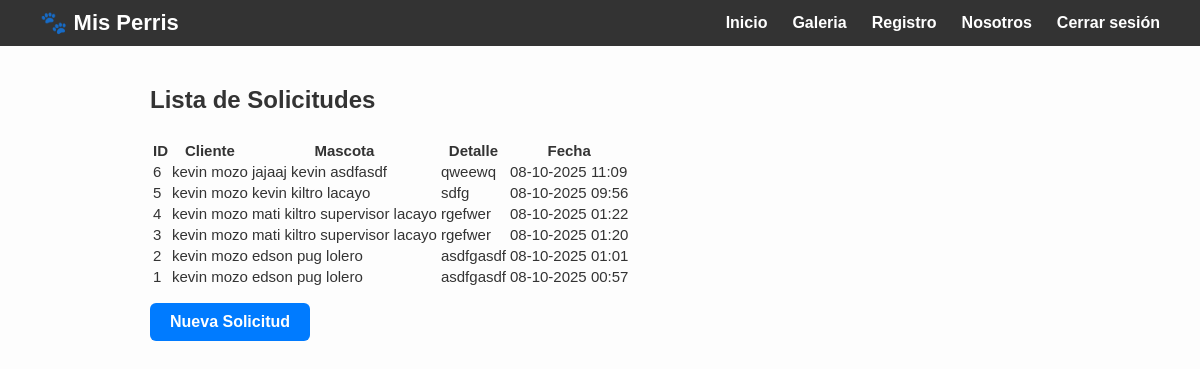
Page /solicitudes/ (signed in) on the committed database.
### mascotas/models.py (models this page shows, shortened)
class Solicitud(models.Model):
    Id = models.AutoField(primary_key=True)
    Run_Cliente = models.ForeignKey(Cliente, on_delete=models.CASCADE)
    Nombre_Mascota = models.ForeignKey(Mascotas, on_delete=models.CASCADE)
    Detalle = models.TextField()
    Fecha = models.DateTimeField(auto_now_add=True)

class Cliente(models.Model):
    Run_Cliente = models.CharField(max_length=10, primary_key=True)
    Nombre_Cliente = models.CharField(max_length=100)
    Apellido = models.CharField(max_length=100)
    Correo = models.TextField()
    Telefono = models.CharField(max_length=12)
    def __str__(self):
        return f"{self.Nombre_Cliente} {self.Apellido}"

class Mascotas(models.Model):
    nombre = models.CharField(max_length=100)
    raza = models.CharField(max_length=100)
    descripcion = models.TextField()
    foto= models.ImageField(upload_to='images/')
    def __str__(self):
        return "{} {} {}".format(self.nombre, self.raza, self.descripcion)
    class Meta():
        db_table = 'mascota'
        verbose_name = 'Mascota'
        verbose_name_plural = 'Mascotas'

### mascotas/views.py (the view)
# urls.py: path('solicitudes/', lista_solicitudes, name='solicitudes'),
def lista_solicitudes(request):
    solicitudes = Solicitud.objects.all().order_by('-Fecha')
    context = {'solicitudes': solicitudes}
    return render(request, 'solicitudes.html', context)

### mascotas/templates/solicitudes.html
{% extends "base.html" %}
{% load static %}
{% block content %}
<div class="container mt-5">
    <h2 class="mb-4 text-center">Lista de Solicitudes</h2>
    {% if solicitudes %}
        <table class="table table-bordered table-striped">
            <thead class="table-dark">
                <tr>
                    <th>ID</th>
                    <th>Cliente</th>
                    <th>Mascota</th>
                    <th>Detalle</th>
                    <th>Fecha</th>
                </tr>
            </thead>
            <tbody>
                {% for s in solicitudes %}
                <tr>
                    <td>{{ s.Id }}</td>
                    <td>{{ s.Run_Cliente }}</td>
                    <td>{{ s.Nombre_Mascota }}</td>
                    <td>{{ s.Detalle }}</td>
                    <td>{{ s.Fecha|date:"d-m-Y H:i" }}</td>
                </tr>
                {% endfor %}
            </tbody>
        </table>
    {% else %}
        <div class="alert alert-warning text-center">No hay solicitudes registradas.</div>
    {% endif %}
    <a href="{% url 'solicitud' %}" class="btn btn-primary mt-3 w-100">Nueva Solicitud</a>
</div>
{% endblock %}

### static/css/style.css (style rules this page uses)
.container { max-width: 900px; margin: 40px auto; }
h2 { font-weight: 600; margin-bottom: 25px; }
.table { font-size: 15px; border-radius: 8px; overflow: hidden; }
.table th, .table td { vertical-align: middle; }
.btn-primary { background-color: #007bff !important; color: #fff !important; border: none !important; padding: 10px 15px; text-align: center; display: inline-block; border-radius: 6px; transition: background-color 0.3s; }
body { margin: 0; font-family: Arial, sans-serif; background: #fff; color: #333; }
.btn { display: inline-block; margin-top: 15px; padding: 10px 20px; border: 2px solid white; color: white; text-decoration: none; font-weight: bold; transition: 0.3s; }
body { font-family: Arial, sans-serif; background-color: #fdfdfd; margin: 0; padding: 0; }

### rows in the picture
Solicitud: Id "6", Run_Cliente "kevin mozo", Nombre_Mascota "jajaaj kevin asdfasdf", Detalle "qweewq", Fecha "08-10-2025 11:09"
Solicitud: Id "5", Run_Cliente "kevin mozo", Nombre_Mascota "kevin kiltro lacayo", Detalle "sdfg", Fecha "08-10-2025 09:56"
Solicitud: Id "4", Run_Cliente "kevin mozo", Nombre_Mascota "mati kiltro supervisor lacayo", Detalle "rgefwer", Fecha "08-10-2025 01:22"
Solicitud: Id "3", Run_Cliente "kevin mozo", Nombre_Mascota "mati kiltro supervisor lacayo", Detalle "rgefwer", Fecha "08-10-2025 01:20"
Solicitud: Id "2", Run_Cliente "kevin mozo", Nombre_Mascota "edson pug lolero", Detalle "asdfgasdf", Fecha "08-10-2025 01:01"
Solicitud: Id "1", Run_Cliente "kevin mozo", Nombre_Mascota "edson pug lolero", Detalle "asdfgasdf", Fecha "08-10-2025 00:57"
